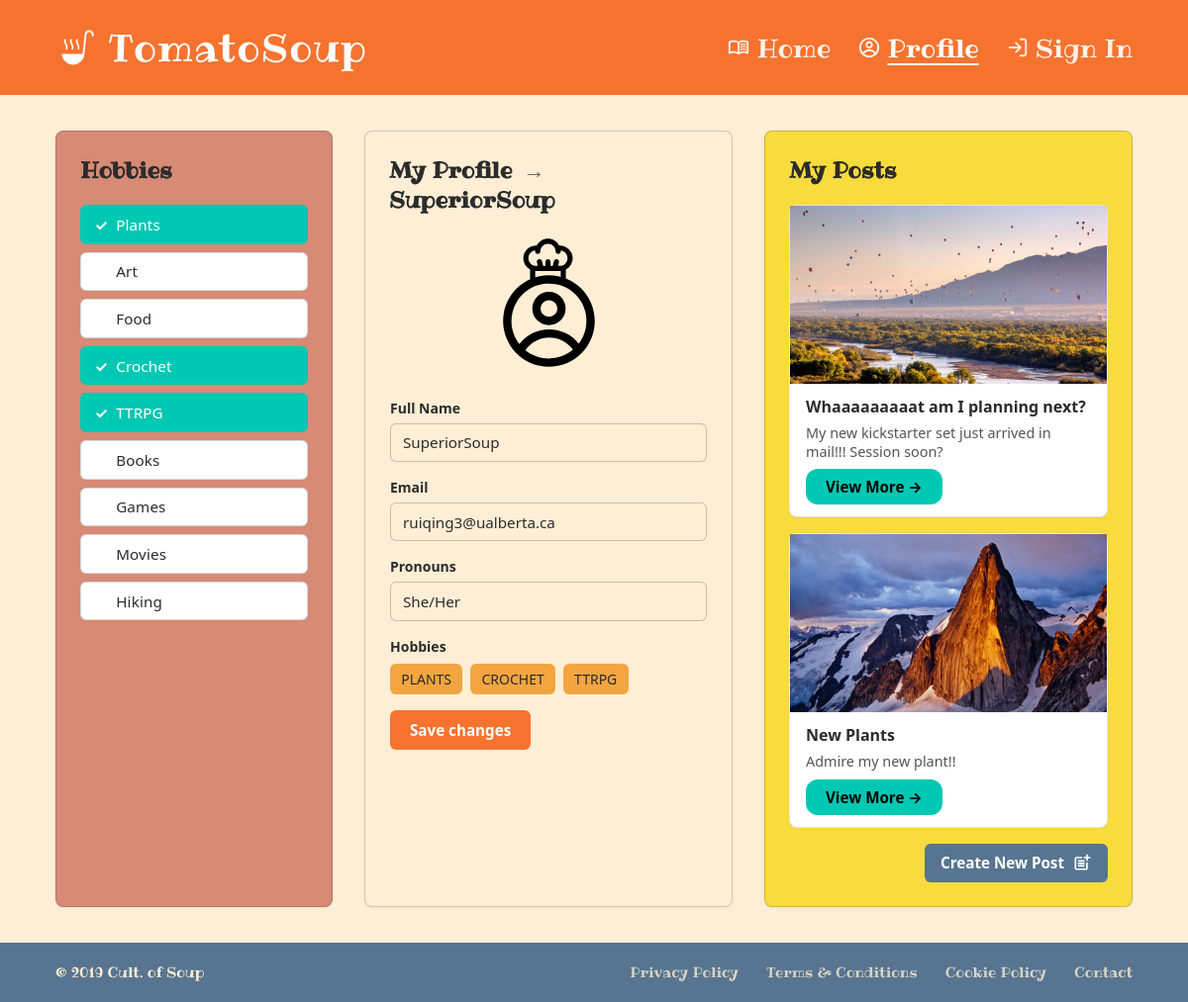
/profile/ (signed in), run on the app's committed database.
### Soup/models.py (models this page shows, shortened)
class Author(AbstractBaseUser, PermissionsMixin):
    id = models.UUIDField(primary_key=True, default=uuid.uuid4, editable=False)
    username = models.CharField(max_length=150, unique=True)
    email = models.CharField(blank=True)
    password = models.CharField(max_length=128, default="thisisapassword")
    pronouns = models.CharField(max_length=128, default="")
    hobby = JSONField(default=list, blank=True) # This will be a list of strings of hobbies that the user has selected
    date_joined = models.DateTimeField(default=timezone.now)
    is_superuser = models.BooleanField(default=False)
    is_staff = models.BooleanField(default=False)
    is_active = models.BooleanField(default=True)
    objects = UserManager()
    USERNAME_FIELD = "username"
    REQUIRED_FIELDS = ["email", "password"]

class Post(models.Model):
    id = models.UUIDField(primary_key=True, default=uuid.uuid4, editable=False)
    title = models.CharField(max_length=300, blank=True)
    description = models.TextField(blank=True)
    author = models.ForeignKey(Author, on_delete=models.CASCADE)
    hobby = models.CharField(max_length=300, choices=HOBBY, default='PLANTS')
    published = models.DateTimeField(default=timezone.now)
    views = models.PositiveIntegerField(default=0)

class Image(models.Model):
    id = models.UUIDField(primary_key=True, default=uuid.uuid4, editable=False)
    post = models.ForeignKey(Post, on_delete=models.CASCADE)
    image = models.ImageField(upload_to='entry_images/')
    order = models.PositiveIntegerField(default=0)
    class Meta:
        ordering = ['order']

### Soup/views.py (the view, shortened to what this page needs)
# urls.py: path('profile/', views.profile_view, name='profile'),
@login_required
def profile_view(request):
    author = request.user
    if author.hobby == '':
        selected = []
    else:
        selected = json.loads(author.hobby)
    user_posts = (
        Post.objects.filter(author=author)
        .prefetch_related("image_set")
        .order_by("-published")
    )
    context = {
        "author": author,
        "all_hobbies": HOBBY,
        "selected_hobby_values": selected,
        "user_posts": user_posts,
    }
    return render(request, "profile.html", context)

### Soup/templates/profile.html (shortened to what this page needs)
{% extends 'base.html' %}
{% load static %}
{% block head %}
<link rel="stylesheet" href="{% static 'css/profile.css' %}">
{% endblock %}
{% block content %}
<div class="profile-layout">
  <aside class="profile-col profile-col--hobbies">
    <h2 class="profile-col-title">Hobbies</h2>
    <ul class="hobby-list" aria-label="Select hobbies">
      {% for value, label in all_hobbies %}
        <li>
          <form name="change-hobby" name="login" method="POST">
            <button type="submit" class="hobby-btn {% if value in selected_hobby_values %}hobby-btn--selected{% endif %}" data-hobby="{{ value }}" aria-pressed="{% if value in selected_hobby_values %}true{% else %}false{% endif %}">
              <span class="hobby-btn-check" aria-hidden="true">✓</span>
              {{ label }}
            </button>
        </form>
        </li>
      {% endfor %}
    </ul>
  </aside>
  <section class="profile-col profile-col--main">
    <h2 class="profile-col-title">
      My Profile
      <span class="profile-col-title-arrow" aria-hidden="true">→</span>
      <span class="profile-display-name">{{ author.username }}</span>
    </h2>
    <div class="profile-card">
      <div class="profile-avatar" aria-hidden="true">
        <img src="{% static 'icons/Component 1_chefprofile.svg' %}" alt="" />
      </div>
      <form class="profile-form" method="post" action="">
        <label class="profile-field">
          <span class="profile-field-label">Full Name</span>
          <input type="text" name="username" class="profile-input" value="{{ author.username }}" placeholder="Username" />
        </label>
        <label class="profile-field">
          <span class="profile-field-label">Email</span>
          <input type="email" name="email" class="profile-input" value="{{ author.email|default:'' }}" placeholder="Email" />
        </label>
        <label class="profile-field">
          <span class="profile-field-label">Pronouns</span>
          <input type="text" name="pronouns" class="profile-input" placeholder="Pronouns" value="{{ author.pronouns|default:'' }}"/>
        </label>
        <div class="profile-hobbies-tags">
          <span class="profile-field-label">Hobbies</span>
          <div class="hobby-tags" aria-label="Selected hobbies">
            {% for value in selected_hobby_values %}
                <span class="hobby-tag">{{ value }}</span>
            {% endfor %}
          </div>
        </div>
        <button type="submit" class="profile-save-btn">Save changes</button>
      </form>
    </div>
  </section>
  <aside class="profile-col profile-col--posts">
    <h2 class="profile-col-title">My Posts</h2>
    <div class="post-cards">
      {% for post in user_posts %}
        <article class="post-card">
          <div class="post-card-image">
            {% with post.image_set.all as images %}
              {% if images %}
                <img src="{{ images.0.image.url }}" alt="" />
              {% else %}
                <span class="post-card-image-placeholder" aria-hidden="true">📷</span>
              {% endif %}
            {% endwith %}
          </div>
          <div class="post-card-body">
            <h3 class="post-card-title">{{ post.title|default:"Untitled" }}</h3>
            <p class="post-card-desc">{{ post.description|truncatewords:12 }}</p>
            <a href="{% url 'post' post.id %}" class="view-more-btn">View More →</a>
          </div>
        </article>
      {% empty %}
        <p class="post-cards-empty">No posts yet.</p>
      {% endfor %}
    </div>
    <a href="{% url 'new_post' %}" class="create-post-btn">
      Create New Post
      <img src="{% static 'icons/Icon Right_newpost.svg' %}" alt="" aria-hidden="true" />
    </a>
  </aside>
</div>
{% endblock %}

### Soup/static/css/global.css (style rules this page uses)
:root { --ts-palette-dark-teal: #008080; --ts-palette-blue-gray: #577590; --ts-palette-cyan: #00C3D0; --ts-palette-teal: #00C8B3; --ts-palette-green: #34C759; --ts-palette-light-green: #98D8A0; --ts-palette-periwinkle: #B8C5D6; --ts-palette-salmon: #D78A76; --ts-palette-amber: #F2A541; --ts-palette-orange: #F6732F; --ts-palette-burnt-orange: #B85C38; --ts-palette-yellow: #F8DC3D; --ts-palette-cream: #FEEED5; --ts-palette-white: #FFFFFF; --ts-color-header: var(--ts-palette-orange); --ts-color-header-text: var(--ts-palette-white); --ts-color-bg: var(--ts-palette-cream); --ts-color-footer: var(--ts-palette-blue-gray); --ts-color-footer-text: var(--ts-palette-cream); --ts-color-link: var(--ts-palette-cream); --ts-color-link-muted: rgba(254, 238, 213, 0.78); --ts-font-body: "Segoe UI", system-ui, -apple-system, sans-serif; }
*, *::before, *::after { box-sizing: border-box; }
html, body { height: 100%; }
body { margin: 0; font-family: "Ribeye", cursive; background-color: var(--ts-color-bg); color: #2b2b2b; display: flex; flex-direction: column; }
a { color: inherit; text-decoration: none; }
.view-more-btn { display: inline-block; padding: 0.5rem 1.25rem; background-color: var(--ts-palette-teal); color: #000; font-weight: 700; font-size: 0.95rem; border: none; border-radius: 12px; text-decoration: none; font-family: var(--ts-font-body); }

### data on the page
Author: username "SuperiorSoup", email "ruiqing3@ualberta.ca", pronouns "She/Her"
Post: image_set.all.0.image (picture), title "Whaaaaaaaaat am I planning next?", description "My new kickstarter set just arrived in mail!!! Session soon?"
Post: image_set.all.0.image (picture), title "New Plants", description "Admire my new plant!!"

### other printed values
{{ label }} "Plants" "Art" "Food" "Crochet" "TTRPG" "Books" "Games" "Movies" "Hiking"
{{ value }} "PLANTS" "CROCHET" "TTRPG"
